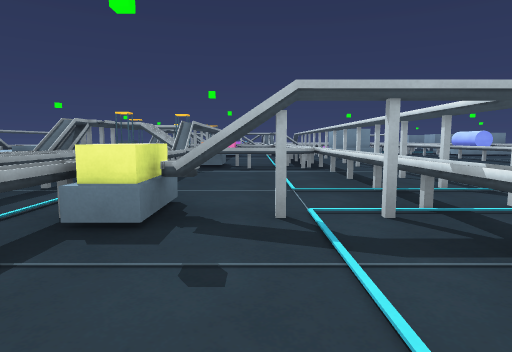
View 1 (above)

24 first-person views from a walk through a 3-D level made in the Unity game engine. The camera is 1.2 m above the floor, tilts 6° down and sees 75° across. The floor is counted in squares, 2 m on a side. Each view is taken from the middle of a square. On the plan, view 1 faces up. The plan holds only what a view shows up to about 10 squares ahead; the rest is blank. The place goes on beyond the plan.

View 2
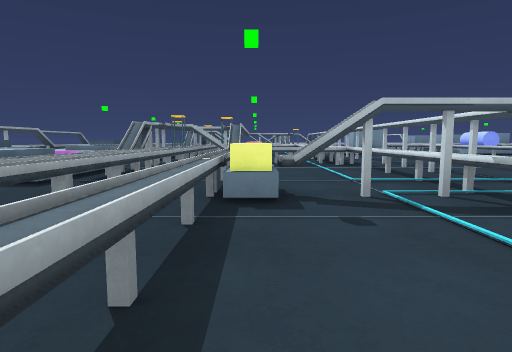

View 3
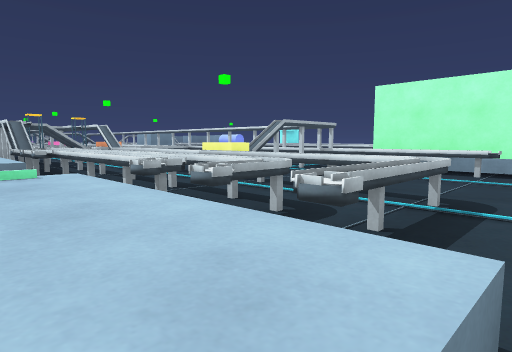

View 4
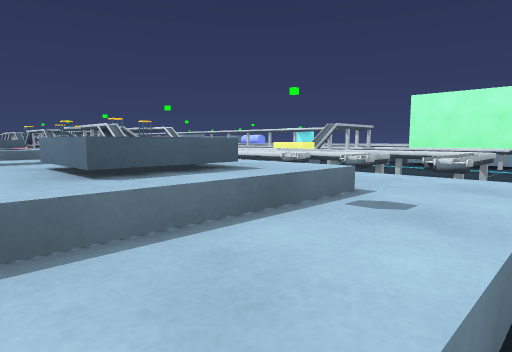

View 5
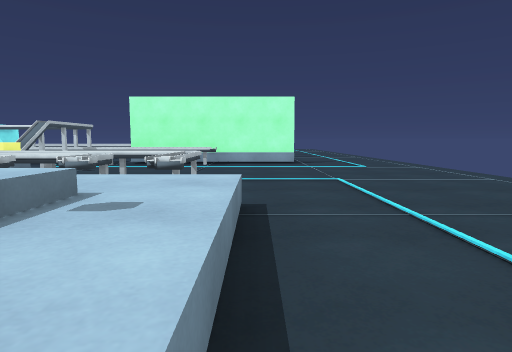

View 6
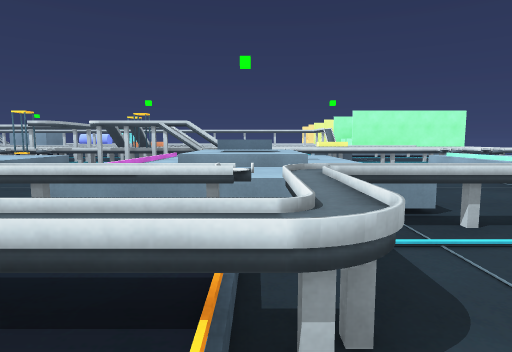

View 7
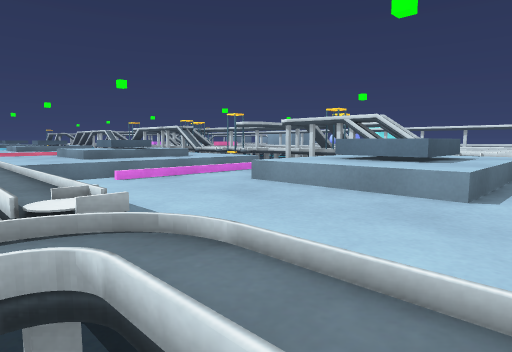

View 8
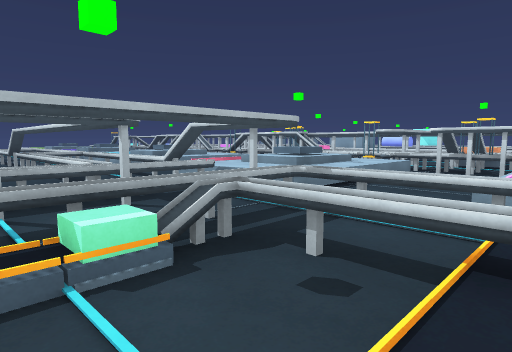

View 9
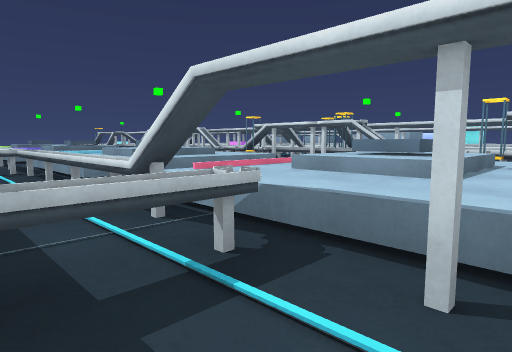

View 10
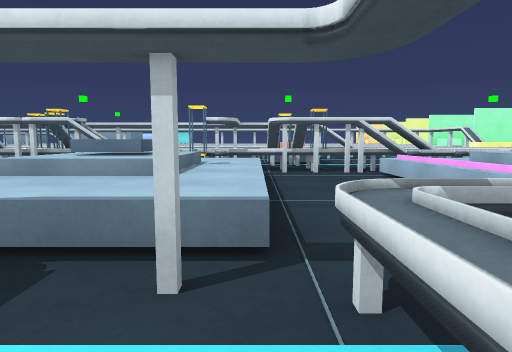

View 11
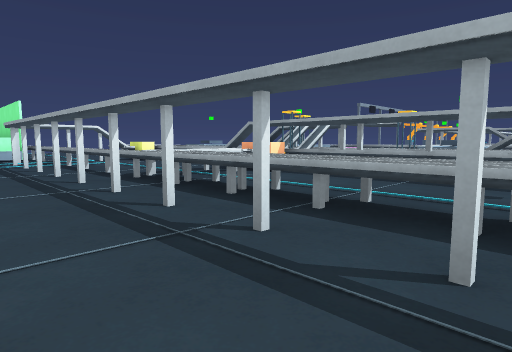

View 12
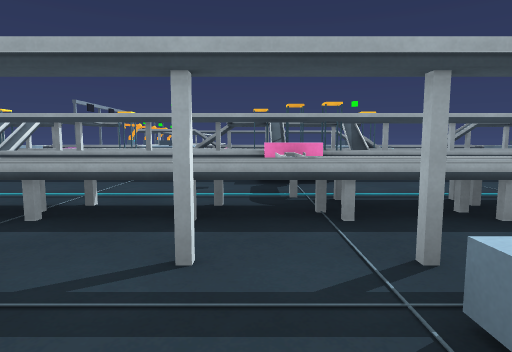

View 13
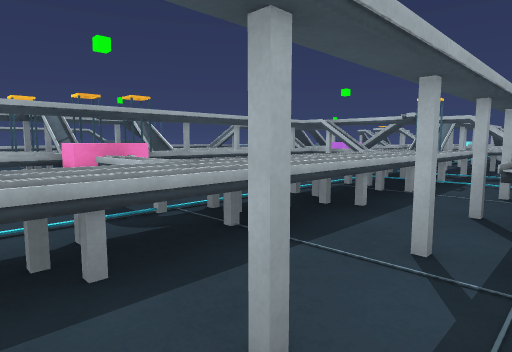

View 14
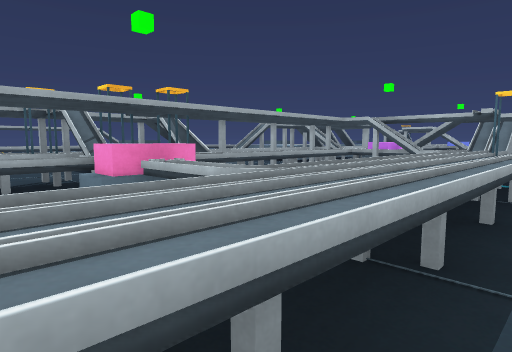

View 15
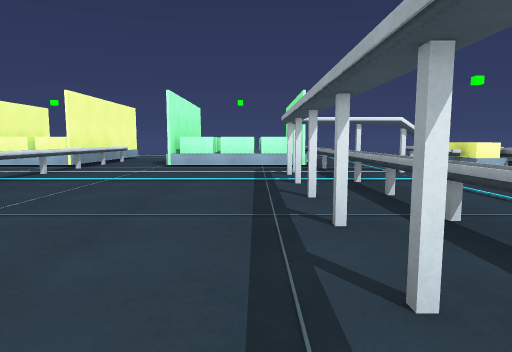

View 16
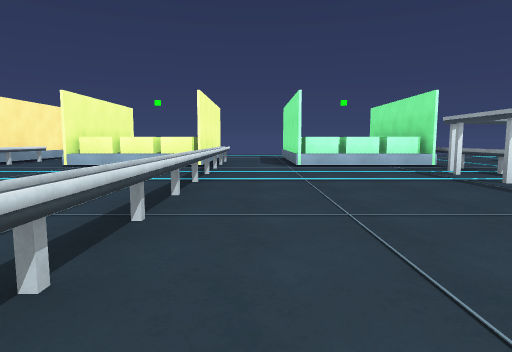

View 17
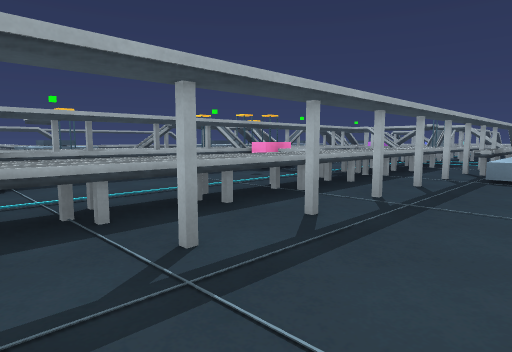

View 18
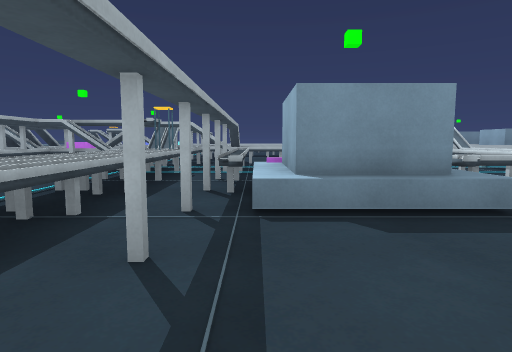

View 19
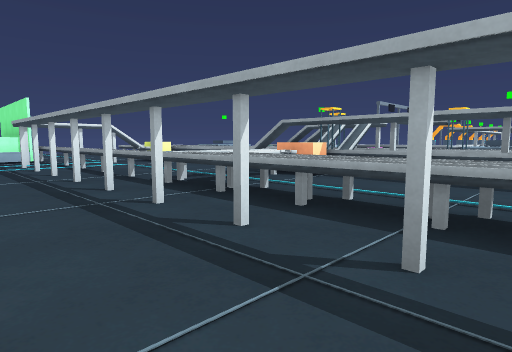

View 20
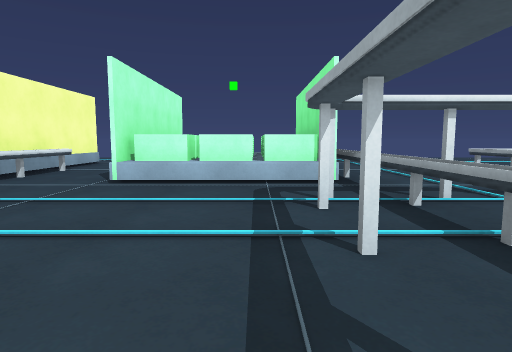

View 21
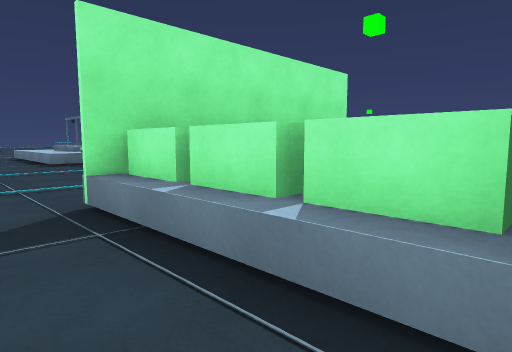

View 22
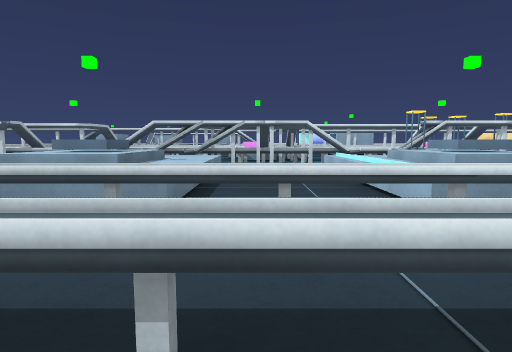

View 23
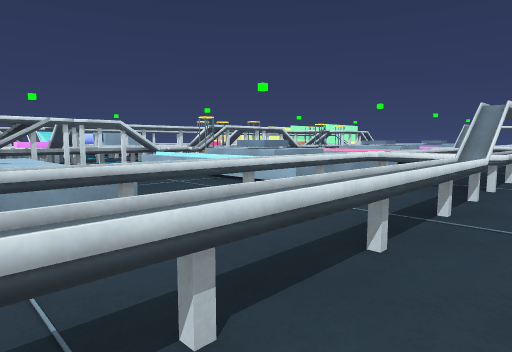

View 24
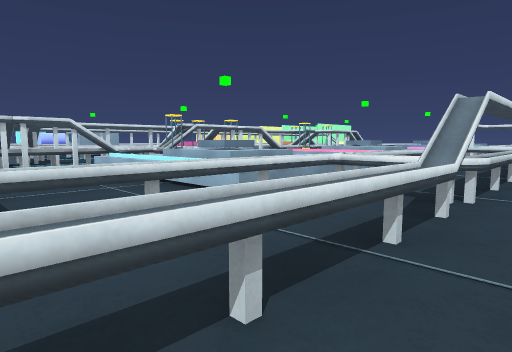

### Floor plan
Key: @ floor where view 1 was taken; # wall or solid block; x gap in a wall; . main floor; : floor 0.25 m higher than the main floor; / step, stairs or slope; = window, fence, low wall or low ledge; ^ raised ledge; O other object.
Columns run from 12 left of view 1 to 12 right of it. Each row starts with its distance up from view 1.
 21  .^ ^^^^###  # ^
 20  .^^^^^^###.^#^^^   ^^^
 19  .^^....##  ^#^     ^.
 18  .^^....#^## O.^   ^^
 17  .^^^^^^ ^##.^#^   ^
 16  .^ ^^^^OO##.^#O   ^
 15   =^^^^^ O##.^#OO
 14   =^.^^^.^# .^#OOO
 13   =^..... # ^^=...
 12   =^^^^^^^##.^...
 11  .##^^^^ ^##.^=..
 10 ^^=.^^^^OO##.^#.. .^
  9 ...=^^^^^###.^=.. .^
  8 //=^#...#O  ^^=....^
  7 ...^^^^^###^^^=....^.
  6 :::^^^^^^^....=....^.
  5  /=O^^^^ ^....=....^.
  4   ./^^^^ ^....x....^.
  3    //.  .^ Ox#=....^. ..
  2     /.. .^...==....^....^
  1       ^^  ....OOO#.#OOO.^
  0      ^^^ ^..@.OOO#.#   ..
 -1      ^^^O^^...OOO#.
 -2      .........   #
 -3       ........#OO#
 -4        ...........

Positions as (right, up) in squares from view 1, and headings:
1: (0, 0), facing up
2: (-1, -1), facing up
3: (-5, -2), facing up-right
4: (-7, -2), facing up-right
5: (-7, -2), facing right
6: (-11, 5), facing right
7: (-9, 4), facing up-right
8: (-12, 6), facing up-right
9: (-10, 9), facing up-right
10: (-10, 9), facing right
11: (4, 13), facing down-left
12: (4, 13), facing left
13: (3, 12), facing up-left
14: (2, 12), facing up-left
15: (3, 9), facing down
16: (6, 9), facing down
17: (4, 8), facing up-left
18: (3, 11), facing up
19: (4, 12), facing down-left
20: (3, 6), facing down
21: (5, -4), facing up-left
22: (-11, 19), facing right
23: (-11, 21), facing down-right
24: (-11, 20), facing down-right
